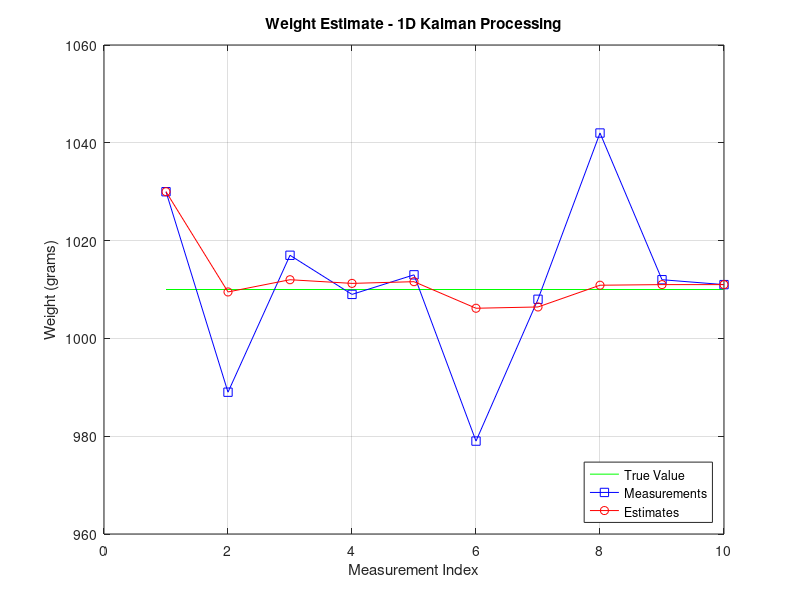

Reproduce this figure in MATLAB.
 

%% Environment

close all; clear; clc;

% addpath(genpath(fullfile('..', '..', '95 Reference')), '-begin');

set(0, 'DefaultFigureWindowStyle', 'docked');



%% Example from Website

initialWeightEstimate_grams=1.03e3;

weightMeasurements_grams=[1.03 0.989 1.017 1.009 1.013 0.979 1.008 1.042 1.012 1.011].*1e3;

gain=1./(1:1:numel(weightMeasurements_grams));

priorStateEstimate=zeros(1, numel(weightMeasurements_grams)); priorStateEstimate(1)=initialWeightEstimate_grams;
    
updatedStateEstimate=zeros(1, numel(weightMeasurements_grams));

trueStateValue_grams=1.01e3*ones(1, numel(weightMeasurements_grams));


for stateUpdateIndex=2:1:10    
    updatedStateEstimate(stateUpdateIndex) = priorStateEstimate(stateUpdateIndex-1) + ...
        gain(stateUpdateIndex)*( weightMeasurements_grams(stateUpdateIndex) - priorStateEstimate(stateUpdateIndex-1) );
    %
    priorStateEstimate(stateUpdateIndex) = updatedStateEstimate(stateUpdateIndex);
end


figure(); ...
    plot(trueStateValue_grams, 'g'); hold on;
    plot(weightMeasurements_grams, 'b', 'Marker', 's');
    plot(priorStateEstimate, 'r', 'Marker', 'o');
    xlabel('Measurement Index'); ylabel('Weight (grams)'); title('Weight Estimate - 1D Kalman Processing');
    legend('True Value', 'Measurements', 'Estimates', 'Location', 'SouthEast');
    grid on; shg;



%% Clean-up

fprintf(1, '\n\n*** Processing Complete ***\n\n');



%% References


